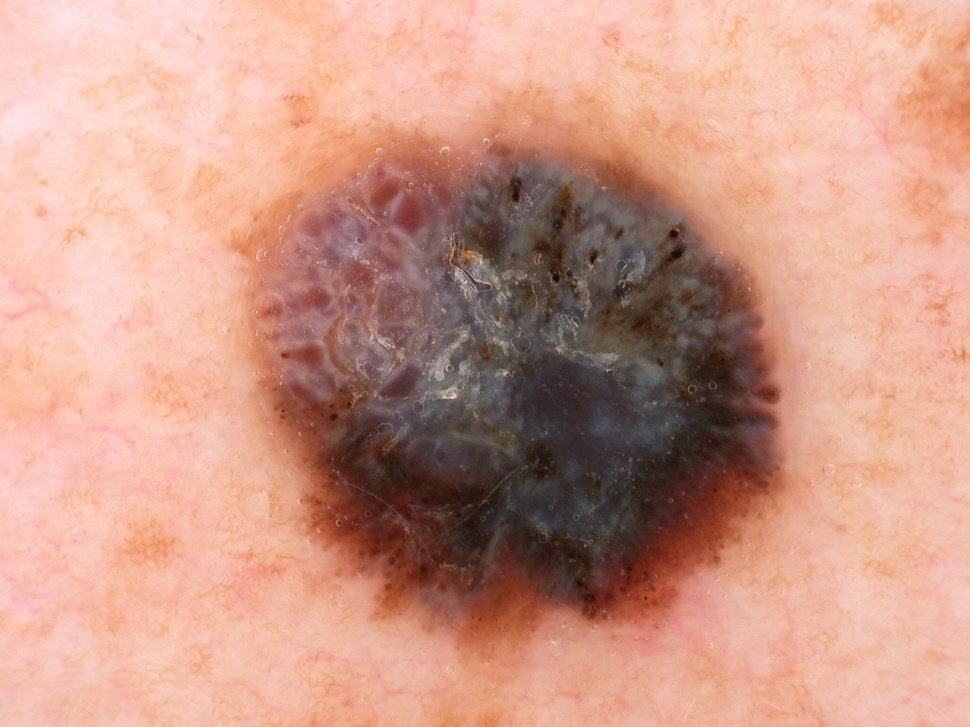
#> input picture Melanoma_Cancer_Detection_Using_Inception/1.jpg, 970 x 727 px, shrunk from 2048 x 1536 before the run
$ python resize2.py   (older library calls are emulated)
#> lines starting #> are read from the running program, lines starting #| are printed output that depends on the picture; after the words box and inside, x2 and y2 are one past the last pixel; in counts of white or black regions, pixels touching at a corner belong together
import cv2
im = cv2.imread('1.jpg')
#> im is the input picture: shape (727, 970, 3); mean B, G, R 136.1, 153.2, 203.6
imgray = cv2.cvtColor(im, cv2.COLOR_BGR2GRAY)
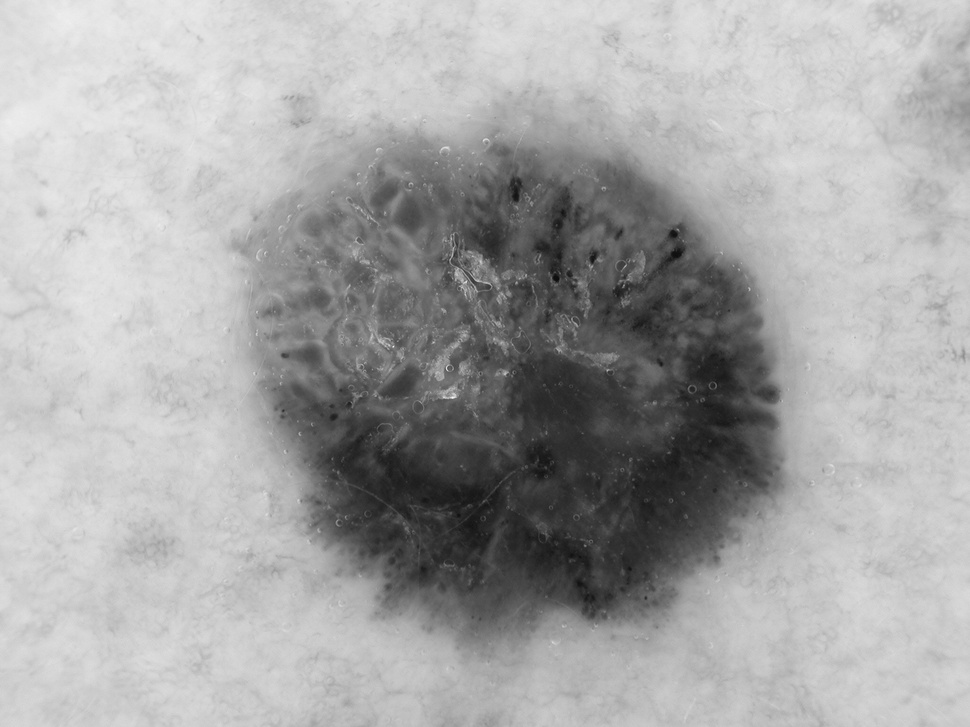
#> imgray: shape (727, 970); min 12, max 249, mean 166.3
imgray = cv2.Canny(imgray, 5, 200, 3)
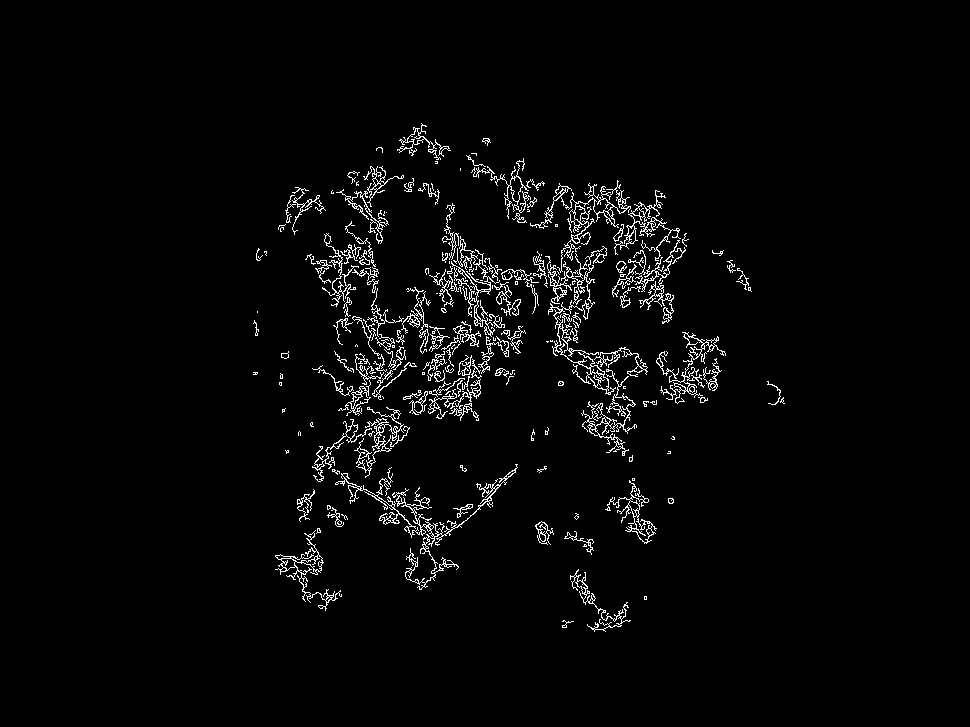
#> imgray: shape (727, 970); 2.8% white in thin lines or dots, all inside (x1, y1, x2, y2) = (253, 123, 785, 632)

ret, thresh = cv2.threshold(imgray,200,255,cv2.THRESH_BINARY_INV)

im2, contours, hierarchy = cv2.findContours(thresh,cv2.RETR_TREE,cv2.CHAIN_APPROX_SIMPLE)
#> contours = 4059 contours, 3626 with area under 20; largest, box (x1, y1, x2, y2) and area: (0, 0, 970, 727) 703494, (461, 388, 482, 403) 105, (570, 221, 591, 245) 102, (553, 319, 563, 354) 100, (547, 302, 564, 318) 92
cv2.drawContours(imgray, contours, 1, (0,255,0))

cv2.imwrite('1rr.png',imgray)
